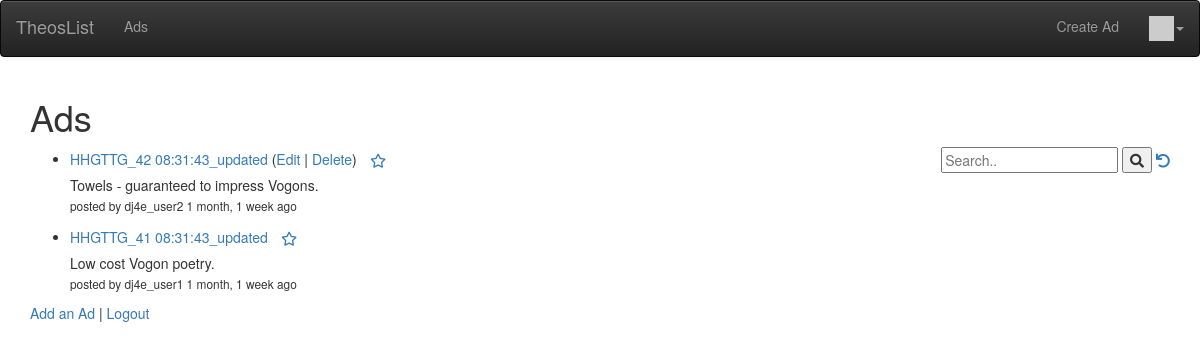
Before: / (signed in) with the older database file.
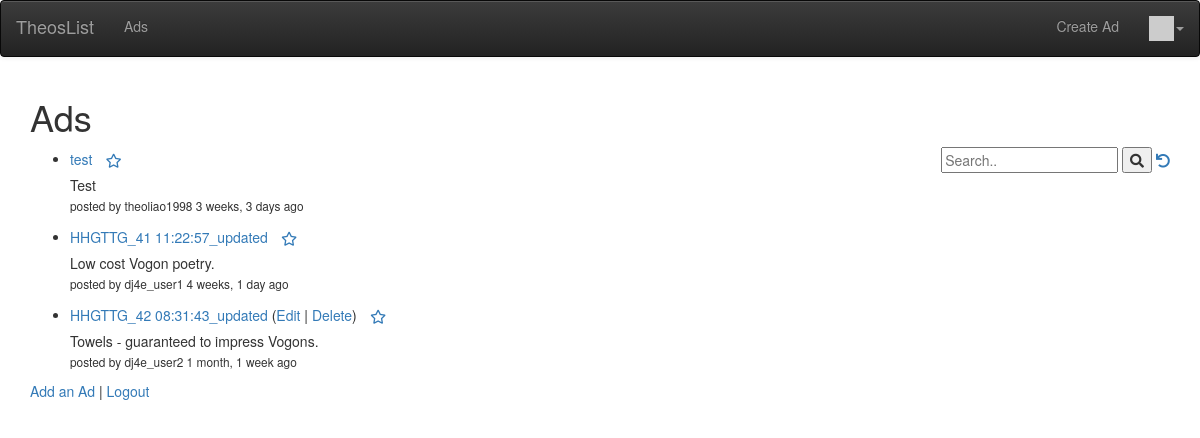
After: the same page with the newer database file.
### ads/models.py (models this page shows, shortened)
class Ad(models.Model) :
    title = models.CharField(
            max_length=200,
            validators=[MinLengthValidator(2, "Title must be greater than 2 characters")]
    )
    price = models.DecimalField(max_digits=7, decimal_places=2, null=True)
    text = models.TextField()
    owner = models.ForeignKey(settings.AUTH_USER_MODEL, on_delete=models.CASCADE)
    comments = models.ManyToManyField(settings.AUTH_USER_MODEL,
        through='Comment', related_name='comments_owned')
    picture = models.BinaryField(null=True, editable=True)
    content_type = models.CharField(max_length=256, null=True, help_text='The MIMEType of the file')
    created_at = models.DateTimeField(auto_now_add=True)
    updated_at = models.DateTimeField(auto_now=True)
    favorites = models.ManyToManyField(settings.AUTH_USER_MODEL,
        through='Fav', related_name='favorite_ads')

### ads/views.py (the view)
# urls.py: path('', views.AdListView.as_view(), name='all'),
class AdListView(OwnerListView):
    model = Ad
    template_name = "ads/ad_list.html"
    def get(self, request) :
        strval =  request.GET.get("search", False)
        if strval :
            query = Q(title__contains=strval)
            query.add(Q(text__contains=strval), Q.OR)
            objects = Ad.objects.filter(query).select_related().order_by('-updated_at')[:10]
        else :
            objects = Ad.objects.all().order_by('-updated_at')[:10]
        favorites = list()
        if request.user.is_authenticated:
            rows = request.user.favorite_ads.values('id')
            favorites = [ row['id'] for row in rows ]
        for obj in objects:
            obj.natural_updated = naturaltime(obj.updated_at)
        ctx = {'ad_list' : objects, 'search': strval, 'favorites': favorites}
        retval = render(request, self.template_name, ctx)
        dump_queries()
        return retval;

### ads/utils.py (called while the page is built)
def dump_queries() :
    qs = connection.queries
    for q in qs:
        print(q)

### home/context_processors.py (called while the page is built)
def settings(request):
    return {
        'settings': django_settings,
    }

### home/templatetags/app_tags.py (called while the page is built)
@register.filter(name='gravatar')
def gravatar(user, size=35):
    email = str(user.email.strip().lower()).encode('utf-8')
    email_hash = md5(email).hexdigest()
    url = "//www.gravatar.com/avatar/{0}?s={1}&d=identicon&r=PG"
    return url.format(email_hash, size)

### ads/templates/ads/ad_list.html (shortened to what this page needs)
{% extends "base_menu.html" %}
{% block content %}
<h1>Ads</h1>
<div style="float:right">
<form>
  <input type="text" placeholder="Search.." name="search"
  >
  <button type="submit"><i class="fa fa-search"></i></button>
<a href="{% url 'ads:all' %}"><i class="fa fa-undo"></i></a>
</form>
</div>
<p>
{% if ad_list %}
<ul>
  {% for ad in ad_list %}
    <li>
        <a href="{% url 'ads:ad_detail'  ad.id %}">{{ ad.title }}</a>
        {% if ad.owner == user %}
        (<a href="{% url 'ads:ad_update' ad.id %}">Edit</a> |
        <a href="{% url 'ads:ad_delete' ad.id %}">Delete</a>)
        {% endif %}
        {% if user.is_authenticated %}
        <a href="#" onclick=
             "favPost('{% url 'ads:ad_favorite' ad.id %}', {{ ad.id }} );return false;"
            id="unfavorite_star_{{ad.id}}">
        <span class="fa-stack">
        <i class="fa fa-star-o fa-stack-1x"></i>
        </span>
        </a>
        {% endif %}
        <br/>
        <div style="left:10px">
            {% if ad.text|length < 100 %}
                {{ ad.text }}
            {% else %}
                {{ ad.text|slice:"0:99" }}
                <a href="{% url 'ads:ad_detail'  ad.id %}">...</a>
            {% endif %}
        </div>
        <small>
        {% if ad.owner.username %}
            posted by {{ ad.owner.username }}
        {% endif %}
        {{ ad.natural_updated }}
        </small>
        </p>
    </li>
  {% endfor %}
{% else %}
  <p>There are no ads in the database.</p>
{% endif %}
<p>
<a href="{% url 'ads:ad_create' %}">Add an Ad</a> |
{% if user.is_authenticated %}
<a href="{% url 'logout' %}?next={% url 'ads:all' %}">Logout</a>
{% else %}
<a href="{% url 'login' %}?next={% url 'ads:all' %}">Login</a>
{% endif %}
</p>
{% endblock %}

### ads/templates/base_menu.html (shortened to what this page needs)
{% extends 'base_bootstrap.html' %}
{% load app_tags %}
{% block navbar %}
<nav class="navbar navbar-default navbar-inverse">
  <div class="container-fluid">
    <div class="navbar-header">
        <a class="navbar-brand" href="/">{{ settings.APP_NAME }}</a>
    </div>
    <ul class="nav navbar-nav">
      {% url 'ads' as ads %}
      <li {% if request.get_full_path == ads %}class="active"{% endif %}>
          <a href="{% url 'ads:all' %}">Ads</a></li>
    </ul>
    <ul class="nav navbar-nav navbar-right">
        {% if user.is_authenticated %}
        <li>
        <a href="{% url 'ads:ad_create' %}">Create Ad</a>
        </li>
        <li class="dropdown">
            <a href="#" data-toggle="dropdown" class="dropdown-toggle">
                <img style="width: 25px;" src="{{ user|gravatar:60 }}"/><b class="caret"></b>
            </a>
        </li>
        {% else %}
        <li>
        <a href="{% url 'login' %}?next={% url 'ads:all' %}">Login</a>
        </li>
        {% endif %}
    </ul>
  </div>
</nav>
{% endblock %}

### home/templates/base_bootstrap.html (shortened to what this page needs)
<!DOCTYPE html>
<html>
<head>
<link rel="stylesheet"
    href="https://maxcdn.bootstrapcdn.com/bootstrap/3.4.1/css/bootstrap.min.css"
>
<link rel="stylesheet"
    href="https://maxcdn.bootstrapcdn.com/bootstrap/3.4.1/css/bootstrap-theme.min.css"
>
<link rel="stylesheet" href="https://use.fontawesome.com/releases/v5.8.1/css/all.css">
<link rel="stylesheet" href="https://use.fontawesome.com/releases/v5.8.1/css/v4-shims.css">
</head>
<body>
{% block navbar %} {% endblock %}
<div class="container">
    {% block content %}
    {% endblock %}
</div>
</body>
</html>

Changed rows visible on the page:
removed Ad: title "HHGTTG_41 08:31:43_updated", text "Low cost Vogon poetry.", owner.username "dj4e_user1", natural_updated "1 month, 1 week ago"
added Ad: title "test", text "Test", owner.username "theoliao1998", natural_updated "3 weeks, 3 days ago"
added Ad: title "HHGTTG_41 11:22:57_updated", text "Low cost Vogon poetry.", owner.username "dj4e_user1", natural_updated "4 weeks, 1 day ago"
